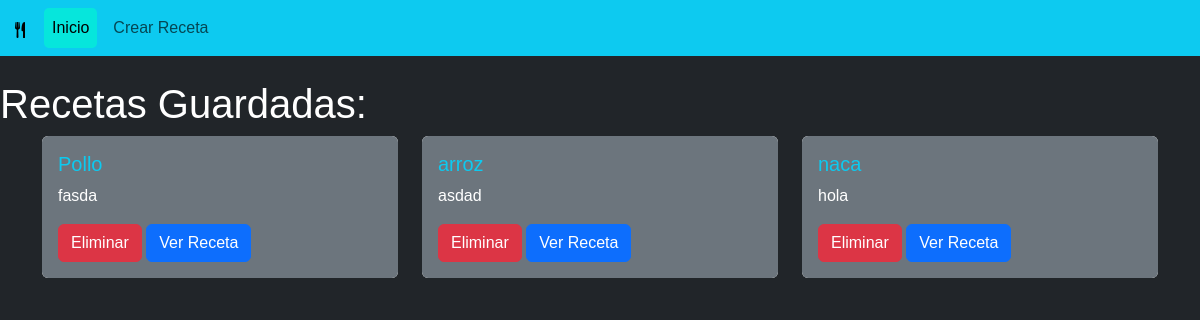
The app's page /, older data.
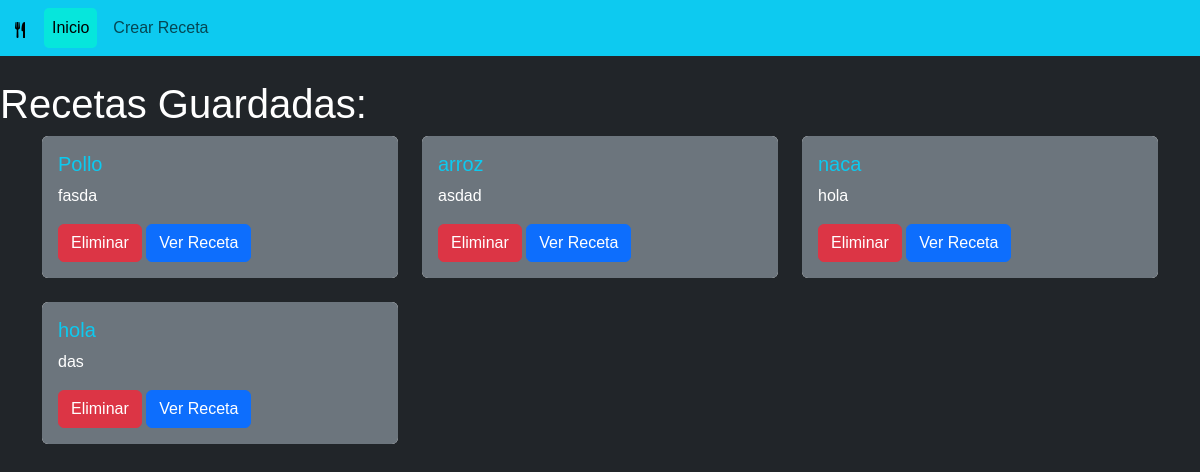
The same page, newer data.
### cookbook/models.py (models this page shows, shortened)
class Recipe(models.Model):
    title = models.CharField(max_length=200, verbose_name="Título")
    description = models.TextField(verbose_name="Descripción")
    ingredients = models.TextField(help_text="Ingresa los ingredientes, uno por línea o separados por comas",
                                  verbose_name="Ingredientes")
    instructions = models.TextField(help_text="Describe paso a paso cómo preparar la receta",
                                   verbose_name="Instrucciones")
    preparation_time = models.PositiveIntegerField(help_text="Tiempo en minutos",
                                                 default=30, verbose_name="Tiempo de preparación")
    cooking_time = models.PositiveIntegerField(help_text="Tiempo en minutos",
                                              default=0, verbose_name="Tiempo de cocción")
    servings = models.PositiveIntegerField(default=4, verbose_name="Porciones")
    created_at = models.DateTimeField(auto_now_add=True, verbose_name="Fecha de creación")
    updated_at = models.DateTimeField(auto_now=True, verbose_name="Fecha de actualización")
    author = models.ForeignKey(User, on_delete=models.CASCADE, verbose_name="Autor")
    class Meta:
        verbose_name = "recipe"
        verbose_name_plural = "recipes"
        ordering = ['-created_at']
    def __str__(self):
        return self.title

### cookbook/views.py (the view)
# urls.py: path('', cookbook.views.create, name='base'),
def create(request):
    recipes_list = Recipe.objects.all()
    print(recipes_list)
    return render(request, 'cookbook/base.html', context = {'recipes': recipes_list} )

### cookbook/templates/cookbook/base.html (shortened to what this page needs)
{% load static %}
<!DOCTYPE html>
<html lang="en">
<head>
  <link href="https://cdn.jsdelivr.net/npm/bootstrap@5.3.2/dist/css/bootstrap.min.css" rel="stylesheet"
 />
  <link rel="stylesheet" href="{% static 'cookbook/style.css' %}"/>
</head>
<body class="bg-dark text-white">
  <nav class="navbar navbar-expand-lg bg-info mb-4 mr-6">
    <div class="container-fluid">
      <a class="navbar-brand" href="{% url 'base' %}">
      </a>
      <div class="collapse navbar-collapse" id="navbarNav">
        <ul class="navbar-nav ">
          <li class="nav-item  ">
            {% url 'base' as base_url %}
            <a class="nav-link {% if request.path == base_url %}active{% endif %}" aria-current="page" href={% url 'base' %}>Inicio</a>
          </li>
          {% url 'recipe_create' as create_url %}
          <li class="nav-item">
            <a class="nav-link {% if request.path == create_url %}active {% endif %}" href="{% url 'recipe_create' %}">Crear Receta</a>
          </li>
        </ul>
      </div>
    </div>
  </nav>
  <h1 class="align-items-center justify-content-between">Recetas Guardadas:</h1>
  <div class="container">
    {% block content %} {% include 'cookbook/recipes_grid.html' %}{%endblock%}
  </div>
</body>
</html>

### cookbook/templates/cookbook/recipes_grid.html
<div class="row g-4">
  {%for recipe in recipes reversed%}
  <div class="col-12 col-md-4">
    {% include 'cookbook/recipes_card.html' %}
  </div>
  {% endfor %}
</div>

### cookbook/templates/cookbook/recipes_card.html
<div class="card border-0 h-100">
  <div class="card-body bg-secondary text-white rounded  d-flex flex-column">
    <h5 class="card-title text-info">{{ recipe.title }}</h5>
    <p class="card-text">{{ recipe.description }}</p>
    <div class="mt-auto">
      <a href="{% url 'recipe_delete' recipe.pk %}" class="btn btn-danger">Eliminar</a>
      <a href="{% url 'recipe_detail' recipe.pk %}" class="btn btn-primary">Ver Receta</a>
    </div>
  </div>
</div>

Row changes from the older to the newer data that the page shows:
added Recipe: title "hola", description "das"
